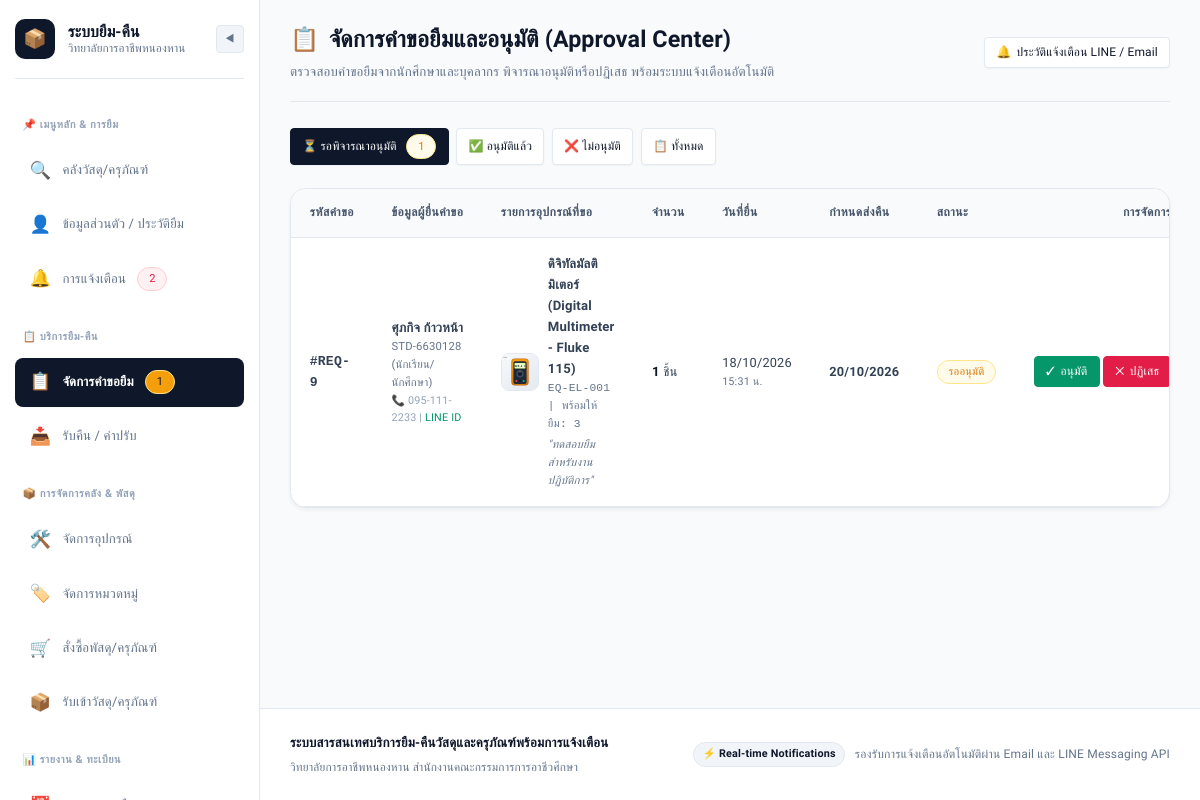
The app's page /admin/requests (signed in), older data.
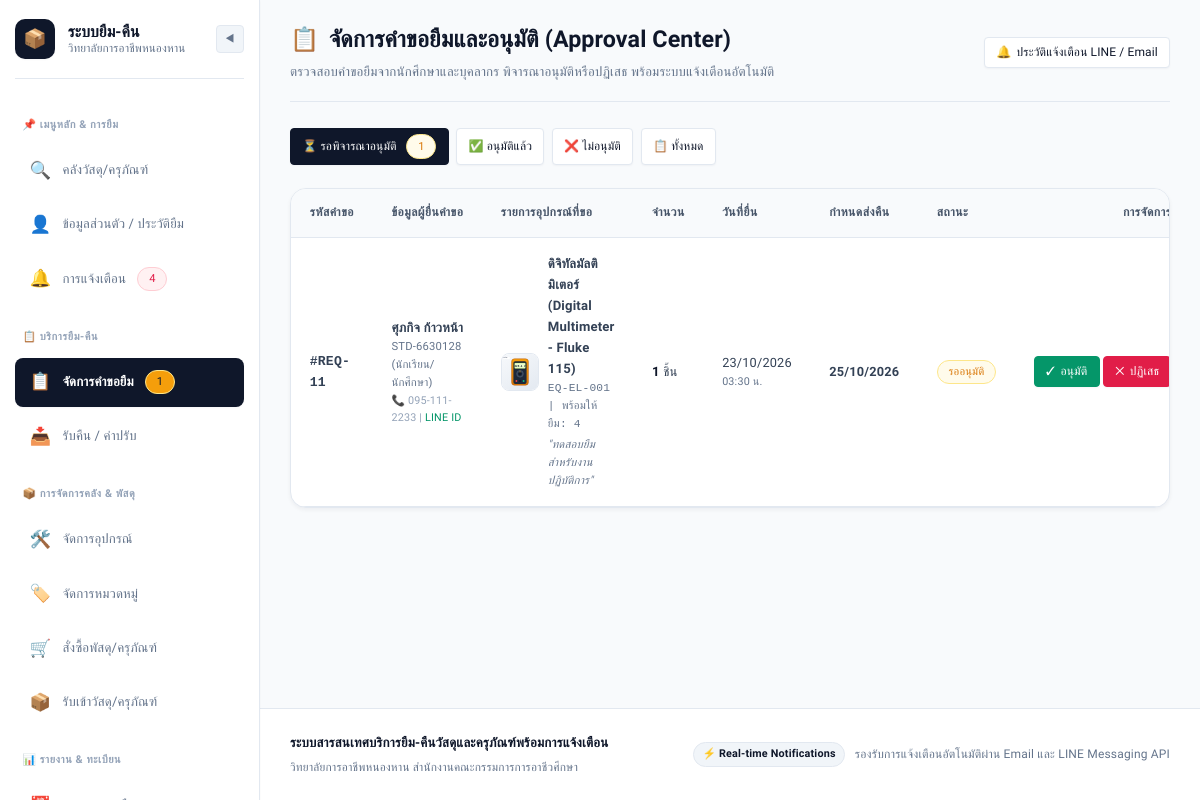
The same page, newer data.
### models.py (models this page shows, shortened)
class BorrowRequest(db.Model):
    __tablename__ = 'borrow_requests'
    request_id = db.Column(db.Integer, primary_key=True, autoincrement=True)
    user_id = db.Column(db.Integer, db.ForeignKey('users.user_id'), nullable=False)
    equipment_id = db.Column(db.Integer, db.ForeignKey('equipment.equipment_id'), nullable=False)
    quantity = db.Column(db.Integer, default=1, nullable=False)
    purpose = db.Column(db.String(255), nullable=True)
    request_date = db.Column(db.DateTime, default=datetime.utcnow)
    expected_return_date = db.Column(db.DateTime, nullable=False)
    status = db.Column(db.String(20), default='pending', nullable=False)  # 'pending', 'approved', 'rejected'
    rejection_reason = db.Column(db.String(255), nullable=True)
    approved_by = db.Column(db.Integer, db.ForeignKey('users.user_id'), nullable=True)
    approver = db.relationship('User', foreign_keys=[approved_by], backref='approved_requests')
    borrowing = db.relationship('Borrowing', backref='borrow_request', uselist=False, lazy=True)
    @property
    def status_display(self):
        mapping = {
            'pending': 'รออนุมัติ',
            'approved': 'อนุมัติแล้ว',
            'rejected': 'ไม่อนุมัติ'
        }
        return mapping.get(self.status, self.status)
    @property
    def status_badge_class(self):
        mapping = {
            'pending': 'badge-warning',
            'approved': 'badge-success',
            'rejected': 'badge-danger'
        }
        return mapping.get(self.status, 'badge-secondary')

class User(db.Model):
    __tablename__ = 'users'
    user_id = db.Column(db.Integer, primary_key=True, autoincrement=True)
    student_or_citizen_id = db.Column(db.String(20), nullable=False)
    first_name = db.Column(db.String(100), nullable=False)
    last_name = db.Column(db.String(100), nullable=False)
    email = db.Column(db.String(100), unique=True, nullable=False)
    password_hash = db.Column(db.String(255), nullable=False)
    phone_number = db.Column(db.String(20), nullable=True)
    role = db.Column(db.String(20), default='student', nullable=False)  # 'student', 'teacher', 'staff', 'admin'
    line_user_id = db.Column(db.String(100), nullable=True)
    department = db.Column(db.String(100), nullable=True, default='แผนกวิชาช่างอิเล็กทรอนิกส์')
    created_at = db.Column(db.DateTime, default=datetime.utcnow)
    borrow_requests = db.relationship('BorrowRequest', foreign_keys='BorrowRequest.user_id', backref='user', lazy=True)
    borrowings = db.relationship('Borrowing', foreign_keys='Borrowing.user_id', backref='user', lazy=True)
    notifications = db.relationship('Notification', backref='user', lazy=True, order_by='Notification.created_at.desc()')
    @property
    def full_name(self):
        return f"{self.first_name} {self.last_name}"
    @property
    def role_display(self):
        roles = {
            'student': 'นักเรียน/นักศึกษา',
            'teacher': 'อาจารย์/ครูผู้สอน',
            'staff': 'เจ้าหน้าที่พัสดุ',
            'admin': 'ผู้ดูแลระบบ'
        }
        return roles.get(self.role, self.role)
    @property
    def role_badge_class(self):
        badges = {
            'student': 'badge-info',
            'teacher': 'badge-primary',
            'staff': 'badge-warning',
            'admin': 'badge-danger'
        }
        return badges.get(self.role, 'badge-secondary')

class Equipment(db.Model):
    __tablename__ = 'equipment'
    equipment_id = db.Column(db.Integer, primary_key=True, autoincrement=True)
    equipment_code = db.Column(db.String(50), unique=True, nullable=False)
    name = db.Column(db.String(150), nullable=False)
    category_id = db.Column(db.Integer, db.ForeignKey('categories.category_id'), nullable=False)
    location_id = db.Column(db.Integer, db.ForeignKey('locations.location_id'), nullable=False)
    total_quantity = db.Column(db.Integer, default=1, nullable=False)
    available_quantity = db.Column(db.Integer, default=1, nullable=False)
    status = db.Column(db.String(20), default='available', nullable=False)  # 'available', 'borrowed', 'maintenance', 'damaged'
    image_path = db.Column(db.String(255), nullable=True)
    description = db.Column(db.Text, nullable=True)
    borrow_requests = db.relationship('BorrowRequest', backref='equipment', lazy=True)
    borrowings = db.relationship('Borrowing', backref='equipment', lazy=True)
    maintenances = db.relationship('Maintenance', backref='equipment', lazy=True)

### app.py (the view)
    @app.route('/admin/requests')
    @roles_required('admin', 'staff')
    def admin_requests():
        status_filter = request.args.get('status', 'pending')
        query = BorrowRequest.query
        if status_filter != 'all':
            query = query.filter_by(status=status_filter)
        requests_list = query.order_by(BorrowRequest.request_date.desc()).all()
        return render_template('admin/requests.html', requests_list=requests_list, current_filter=status_filter)

### templates/admin/requests.html (shortened to what the changed rows need)
{% extends "base.html" %}
{% block content %}
<div class="page-header">
    <div>
        <h1 class="page-title">
            <span>📋</span> จัดการคำขอยืมและอนุมัติ (Approval Center)
        </h1>
    </div>
</div>
<div class="card">
    <div class="card-body" style="padding: 0;">
        {% if requests_list %}
            <div class="table-responsive">
                <table class="table">
                    <thead>
                        <tr>
                            <th>รหัสคำขอ</th>
                            <th>ข้อมูลผู้ยื่นคำขอ</th>
                            <th>รายการอุปกรณ์ที่ขอ</th>
                            <th>จำนวน</th>
                            <th>วันที่ยื่น</th>
                            <th>กำหนดส่งคืน</th>
                            <th>สถานะ</th>
                            <th style="text-align: right;">การจัดการ</th>
                        </tr>
                    </thead>
                    <tbody>
                        {% for req in requests_list %}
                            <tr>
                                <td style="font-family: monospace; font-weight: 600;">
                                    #REQ-{{ req.request_id }}
                                </td>
                                <td>
                                    <div style="font-weight: 600;">{{ req.user.full_name }}</div>
                                    <div style="font-size: 0.75rem; color: var(--text-muted);">
                                        {{ req.user.student_or_citizen_id }} ({{ req.user.role_display }})
                                    </div>
                                    <div style="font-size: 0.72rem; color: var(--text-subtle);">
                                        📞 {{ req.user.phone_number or 'ไม่มีเบอร์' }}
                                        {% if req.user.line_user_id %}
                                            | <span style="color: var(--success);">LINE ID</span>
                                        {% endif %}
                                    </div>
                                </td>
                                <td>
                                    <div style="display: flex; align-items: center; gap: 0.6rem;">
                                        {% if req.equipment.image_path %}
                                            <img src="{{ url_for('static', filename=req.equipment.image_path) }}" alt="" style="width: 38px; height: 38px; border-radius: var(--radius-sm); object-fit: cover; border: 1px solid var(--border);">
                                        {% else %}
                                            <div style="width: 38px; height: 38px; background: var(--bg-subtle); display: flex; align-items: center; justify-content: center; border-radius: var(--radius-sm);">📦</div>
                                        {% endif %}
                                        <div>
                                            <div style="font-weight: 600;">{{ req.equipment.name }}</div>
                                            <div style="font-size: 0.75rem; color: var(--text-muted); font-family: monospace;">
                                                {{ req.equipment.equipment_code }} | พร้อมให้ยืม: {{ req.equipment.available_quantity }}
                                            </div>
                                            {% if req.purpose %}
                                                <div style="font-size: 0.75rem; color: var(--text-muted); margin-top: 0.2rem; font-style: italic;">
                                                    "{{ req.purpose }}"
                                                </div>
                                            {% endif %}
                                        </div>
                                    </div>
                                </td>
                                <td>
                                    <strong>{{ req.quantity }}</strong> ชิ้น
                                </td>
                                <td>
                                    <div style="font-size: 0.85rem;">{{ req.request_date.strftime('%d/%m/%Y') }}</div>
                                    <div style="font-size: 0.72rem; color: var(--text-muted);">{{ req.request_date.strftime('%H:%M น.') }}</div>
                                </td>
                                <td>
                                    <div style="font-size: 0.85rem; font-weight: 600;">{{ req.expected_return_date.strftime('%d/%m/%Y') }}</div>
                                </td>
                                <td>
                                    <span class="badge {{ req.status_badge_class }}">
                                        {{ req.status_display }}
                                    </span>
                                </td>
                                <td style="text-align: right; white-space: nowrap;">
                                     {% if req.status == 'pending' %}
                                        <form action="{{ url_for('approve_request', request_id=req.request_id) }}" method="POST" style="display: inline-block;">
                                            <button type="submit" class="btn btn-success btn-sm" onclick="return confirm('ยืนยันการอนุมัติคำขอยืมรายการนี้? ระบบจะส่งข้อความแจ้งเตือนอัตโนมัติไปยังผู้ยืม')">
                                                <span>✓</span> อนุมัติ
                                            </button>
                                        </form>
                                        <button type="button" class="btn btn-danger btn-sm" onclick="prepareRejectModal('{{ req.request_id }}', '{{ req.user.full_name }}', '{{ req.equipment.name }}')">
                                            <span>✕</span> ปฏิเสธ
                                        </button>
                                    {% elif req.status == 'rejected' %}
                                        <div style="font-size: 0.8rem; color: var(--danger); text-align: right;">
                                            <div>ไม่อนุมัติ</div>
                                            <div style="font-size: 0.72rem; color: var(--text-muted);">{{ req.rejection_reason or '-' }}</div>
                                        </div>
                                    {% endif %}
                                </td>
                            </tr>
                        {% endfor %}
                    </tbody>
                </table>
            </div>
        {% else %}
            <div style="text-align: center; padding: 3.5rem 1rem; color: var(--text-muted);">
                <div style="font-size: 2.5rem; margin-bottom: 0.5rem;">✨</div>
                <p>ไม่มีรายการคำขอยืมในสถานะนี้</p>
            </div>
        {% endif %}
    </div>
</div>
{% endblock %}

Row changes from the older to the newer data that the page shows:
no longer on this page (row edited): BorrowRequest: request_id "9", user.full_name "ศุภกิจ ก้าวหน้า", user.student_or_citizen_id "STD-6630128", user.role_display "นักเรียน/นักศึกษา", user "095-111-2233", image_path (picture), equipment.name "ดิจิทัลมัลติมิเตอร์ (Digital Multimeter - Fluke 115)", equipment.equipment_code "EQ-EL-001", equipment.available_quantity "3", purpose "ทดสอบยืมสำหรับงานปฏิบัติการ", quantity "1", request_date "18/10/2026", request_date "15:31 น.", expected_return_date "20/10/2026", status_display "รออนุมัติ"
added BorrowRequest: request_id "11", user.full_name "ศุภกิจ ก้าวหน้า", user.student_or_citizen_id "STD-6630128", user.role_display "นักเรียน/นักศึกษา", user "095-111-2233", image_path (picture), equipment.name "ดิจิทัลมัลติมิเตอร์ (Digital Multimeter - Fluke 115)", equipment.equipment_code "EQ-EL-001", equipment.available_quantity "4", purpose "ทดสอบยืมสำหรับงานปฏิบัติการ", quantity "1", request_date "23/10/2026", request_date "03:30 น.", expected_return_date "25/10/2026", status_display "รออนุมัติ"
Text that changed along with them:
{{ unread_count }}: "2" → "4"
